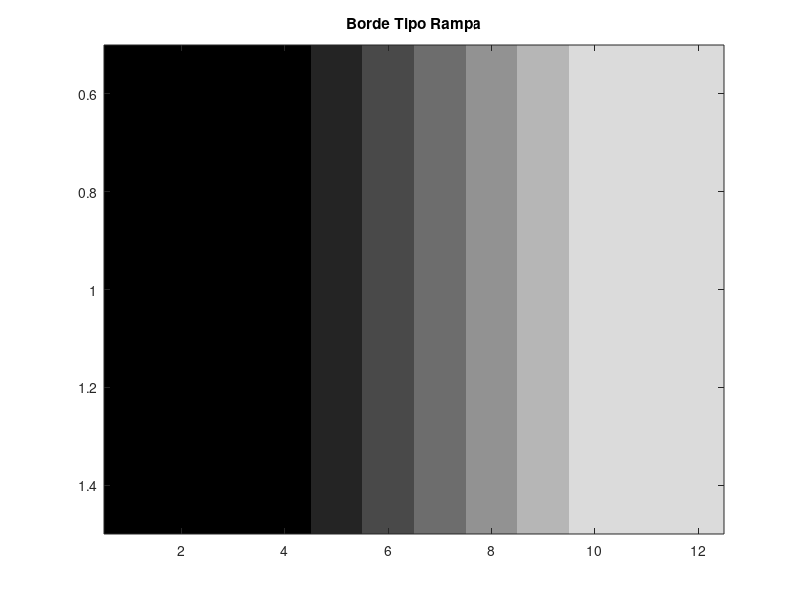
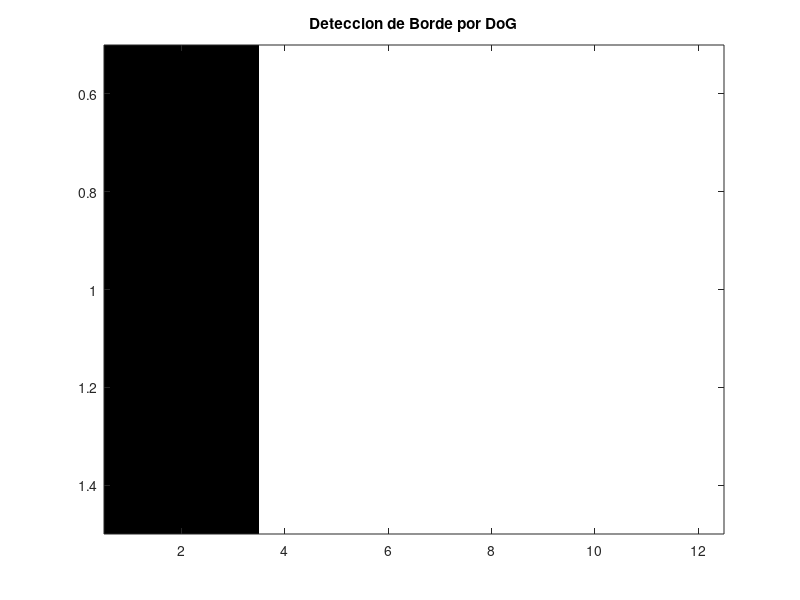

Source code (MATLAB) for these figures, in order:
clc; close all; clear all;

f=[0 0 0 1 2 3 4 5 6 7 7 7];
figure(1);image(f); colormap(gray(8));title('Borde Tipo Rampa')

g1=[0.087 0.640 0.087]; %line central del filto gaussiano 5X5 con con desv est 0.5
g2=[0.097 0.016 0.097]; %line central del filto gaussiano 5X5  con con desv est 1


c1=conv(f,g1, 'same')
c2=conv(f,g2, 'same')

r=c1-c2

h=im2bw(r, 0)
figure(2);imagesc(h); colormap(gray(8));title('Deteccion de Borde por DoG')
